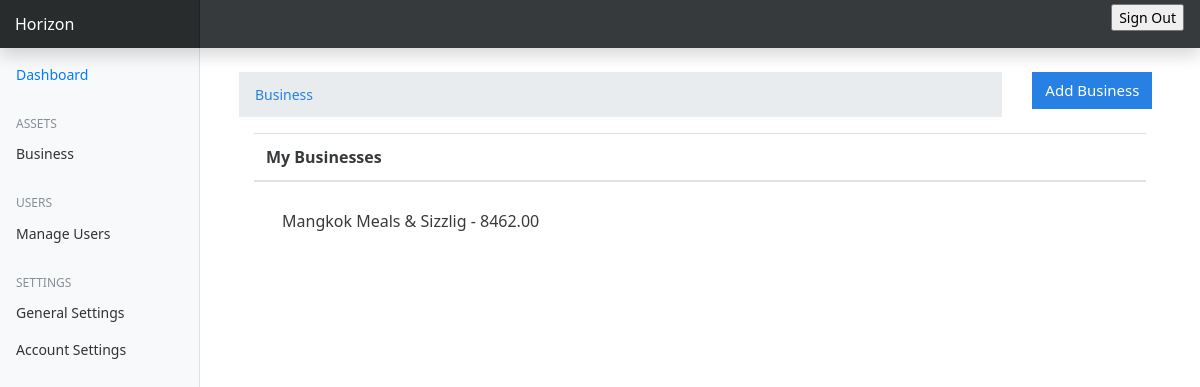
Before: /business/ (signed in) with the older database file.
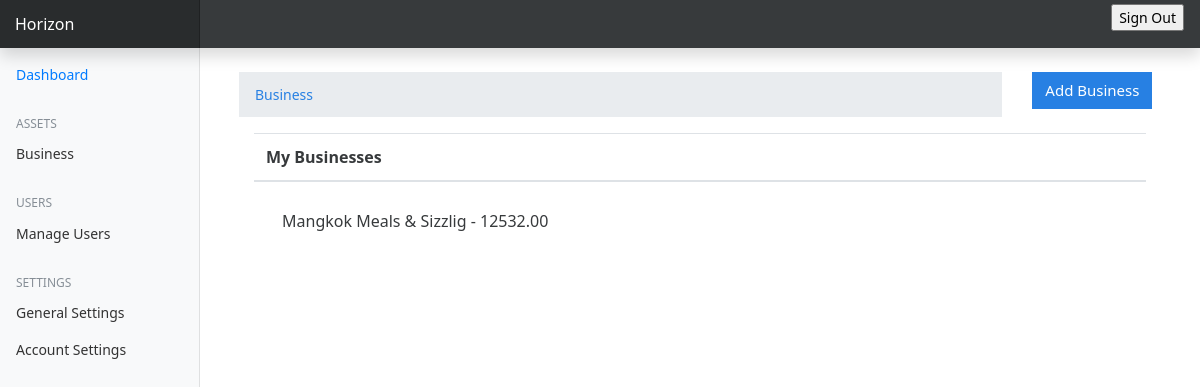
After: the same page with the newer database file.
### business/models.py (models this page shows)
class Business(BaseModel):
    class Status(models.TextChoices):
        ACTIVE = "Active", "active"
        INACTIVE = "Inactive", "inactive"
    name = models.CharField(max_length=255)
    users = models.ManyToManyField(User, related_name="owners")
    total_amount = models.DecimalField(max_digits=10, decimal_places=2, default=0.00)
    initial_amount = models.DecimalField(max_digits=10, decimal_places=2, default=0.00)
    status = models.CharField(
        choices=Status.choices, max_length=10, default=Status.ACTIVE
    )
    data = models.JSONField()
    def __str__(self):
        return f"{self.name} - {self.total_amount}"

### business/views.py (the view)
# urls.py: path("", views.BusinessView.as_view(), name="business"),
class BusinessView(View):
    def get(self, request, *args, **kwargs):
        if request.user.is_superuser:
            Businesses = models.Business.objects.all()
        else:
            Businesses = models.Business.objects.filter(users=request.user)
        context = {"user": request.user, "businesses": Businesses}
        return render(request, "business/index.html", context)
    @method_decorator(login_required(login_url="/authentication/login/"))
    def dispatch(self, request, *args: Any, **kwargs: Any) -> HttpResponse:
        return super().dispatch(request, *args, **kwargs)

### templates/business/index.html (shortened to what this page needs)
{% extends 'base.html' %} {% block content %}
<div class="container mt-4 ml-0">
  <div class="row">
    <div class="col-md-10">
      <nav aria-label="breadcrumb">
        <ol class="breadcrumb">
          <li class="breadcrumb-item">
            <a href="#">Business</a>
          </li>
        </ol>
      </nav>
    </div>
    <div class="col-md-2">
      <a href="{% url 'add-business' %}" class="btn btn-primary"
        >Add Business</a
      >
    </div>
  </div>
  <div class="container">
    <table class="table table-stripped table-hover">
      <thead>
        <tr>
          <th>My Businesses</th>
        </tr>
      </thead>
      <tbody>
        {% for business in businesses %}
        <tr>
          <td>
            <a href={% url "business-detail" business.pk%} style="text-decoration: none"
              >{{business}}
            </a>
          </td>
        </tr>
        {% endfor %}
      </tbody>
    </table>
  </div>
</div>
{% endblock content %}

Changed rows visible on the page:
changed Business: name+total_amount "Mangkok Meals & Sizzlig - 8462.00" → "Mangkok Meals & Sizzlig - 12532.00"
